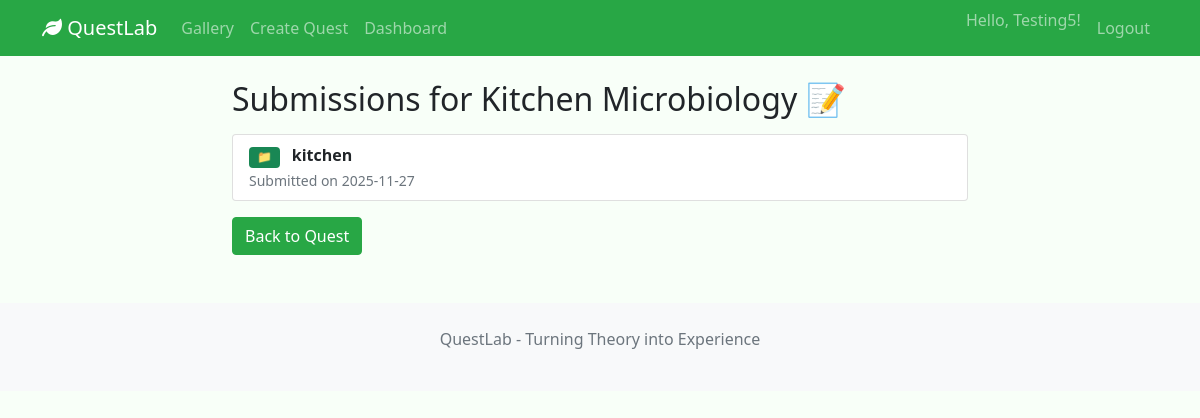
Page /submissions/396f2b0b-7b74-4de9-89d2-9461ad69b9dd (signed in) on the committed database.
### app/models/user.py (models this page shows, shortened)
class User(db.Model, UserMixin):
    __tablename__ = 'users'
    id = db.Column(db.Integer, primary_key=True)
    username = db.Column(db.String(80), unique=True, nullable=False)
    password_hash = db.Column(db.String(128), nullable=False)
    role = db.Column(db.String(20), nullable=False, default='learner')
    submissions = db.relationship('Submission', backref='user', lazy=True)

### app/models/quest.py (models this page shows, shortened)
class Quest(db.Model):
    __tablename__ = 'quests'
    id = db.Column(db.String(36), primary_key=True, default=generate_uuid)
    title = db.Column(db.String(200), nullable=False)
    description = db.Column(db.Text)
    tags = db.Column(db.Text)
    created_at = db.Column(db.DateTime, default=datetime.utcnow)
    published = db.Column(db.Boolean, default=False)
    tasks = db.relationship('Task', backref='quest', lazy='dynamic',
                          cascade='all, delete-orphan', order_by='Task.task_order')

### app/models/submission.py (models this page shows, shortened)
class Submission(db.Model):
    __tablename__ = 'submissions'
    id = db.Column(db.String(36), primary_key=True, default=lambda: str(uuid.uuid4()))
    quest_id = db.Column(db.String(36), nullable=False)
    task_id = db.Column(db.String(36), nullable=False)
    media_filename = db.Column(db.String(255))
    reflection_text = db.Column(db.Text)
    submitted_at = db.Column(db.DateTime, default=datetime.utcnow)
    user_id = db.Column(db.Integer, db.ForeignKey('users.id'), nullable=True)

### app/routes/submission_routes.py (the view, shortened to what this page needs)
@submission_bp.route('/submissions/<quest_id>')
@login_required
def view_submissions(quest_id):
    submissions = SubmissionService.get_submissions_by_quest(quest_id)
    quest = QuestService.get_quest_by_id(quest_id)
    if not quest:
        flash('Quest not found', 'error')
        current_app.logger.warning("submission.view.quest_missing user_id=%s quest_id=%s", current_user.id, quest_id)
        return redirect(url_for('quest.gallery'))
    current_app.logger.info("submission.view user_id=%s quest_id=%s count=%s", current_user.id, quest_id, len(submissions))
    return render_template('view_submissions.html', quest=quest, submissions=submissions)

### app/services/quest_service.py (called while the page is built)
    @staticmethod
    def get_quest_by_id(quest_id):
        return Quest.query.get(quest_id)

### app/services/submission_service.py (called while the page is built)
    @staticmethod
    def get_submissions_by_quest(quest_id):
        return Submission.query.filter_by(quest_id=quest_id).all()

### app/utils/logging.py (called while the page is built)
    def filter(self, record: logging.LogRecord) -> bool:
        if has_request_context():
            record.ip = request.remote_addr or "unknown"
            record.user_agent = (request.user_agent.string or "").replace("\n", " ")
            record.method = request.method
            record.path = request.path
            record.req_id = getattr(g, "request_id", None)
        else:
            record.ip = None
            record.user_agent = None
            record.method = None
            record.path = None
            record.req_id = None
        return True

    def format(self, record: logging.LogRecord) -> str:
        base = {
            "ts": datetime.now(timezone.utc).isoformat(),
            "level": record.levelname,
            "logger": record.name,
            "message": record.getMessage(),
            "ip": getattr(record, "ip", None),
            "user_agent": getattr(record, "user_agent", None),
            "method": getattr(record, "method", None),
            "path": getattr(record, "path", None),
            "req_id": getattr(record, "req_id", None),
        }
        if record.exc_info:
            base["exc_info"] = self.formatException(record.exc_info)
        return json.dumps(base, ensure_ascii=False)

### app/templates/view_submissions.html
{% extends "base.html" %}
{% block content %}
<div class="row justify-content-center mt-4">
  <div class="col-lg-8">
    <h2 class="mb-3">Submissions for {{ quest.title }} <span aria-label="memo" role="img">📝</span></h2>
    {% if submissions %}
      <ul class="list-group">
        {% for sub in submissions %}
          <li class="list-group-item">
            <div class="d-flex justify-content-between align-items-start">
              <div>
                {% if sub.media_filename %}
                  <span class="badge bg-success me-2">📁</span>
                {% endif %}
                <strong>{{ sub.reflection_text }}</strong>
                <br />
                <small class="text-muted">Submitted on {{ sub.submitted_at.strftime('%Y-%m-%d') }}</small>
              </div>
            </div>
          </li>
        {% endfor %}
      </ul>
    {% else %}
      <div class="alert alert-info">No submissions yet for this quest.</div>
    {% endif %}
    <a href="{{ url_for('quest.quest_detail', quest_id=quest.id) }}" class="btn btn-primary mt-3">Back to Quest</a>
  </div>
</div>
{% endblock %}

### app/templates/base.html (shortened to what this page needs)
<!DOCTYPE html>
<html lang="en">
  <head>
    <link
      href="https://cdn.jsdelivr.net/npm/bootstrap@5.1.3/dist/css/bootstrap.min.css"
      rel="stylesheet"
    />
    <link
      href="https://cdnjs.cloudflare.com/ajax/libs/font-awesome/6.0.0/css/all.min.css"
      rel="stylesheet"
    />
  </head>
  <body>
    <nav class="navbar navbar-expand-lg navbar-dark bg-success">
      <div class="container">
        <a class="navbar-brand" href="{{ url_for('quest.gallery') }}">
          <i class="fas fa-leaf"></i> QuestLab
        </a>
        <div class="collapse navbar-collapse" id="navbarNav">
          <ul class="navbar-nav me-auto mb-2 mb-lg-0">
            <li class="nav-item">
              <a class="nav-link" href="{{ url_for('quest.gallery') }}"
                >Gallery</a
              >
            </li>
            {% if current_user.is_authenticated and current_user.role in
            ['educator', 'both'] %}
            <li class="nav-item">
              <a class="nav-link" href="{{ url_for('quest.create_quest') }}"
                >Create Quest</a
              >
            </li>
            {% endif %} {% if current_user.is_authenticated %}
            <li class="nav-item">
              <a class="nav-link" href="{{ url_for('submission.dashboard') }}"
                >Dashboard</a
              >
            </li>
            {% endif %}
          </ul>
          <ul class="navbar-nav">
            {% if current_user.is_authenticated %}
            <li class="nav-item">
              <span class="navbar-text me-2"
                >Hello, {{ current_user.username }}!</span
              >
            </li>
            <li class="nav-item">
              <a class="nav-link" href="{{ url_for('auth.logout') }}">Logout</a>
            </li>
            {% endif %}
          </ul>
        </div>
      </div>
    </nav>
    <main class="container mt-4">
       {% block content %}{% endblock %}
    </main>
    <footer class="bg-light mt-5 py-4">
      <div class="container text-center">
        <p class="text-muted">QuestLab - Turning Theory into Experience</p>
      </div>
    </footer>
  </body>
</html>

### app/templates/base.html (style rules this page uses)
:root { --bs-primary: #28a745; --bs-secondary: #198754; }
body { background-color: #f8fff8; }
.navbar { background-color: var(--bs-primary) !important; }
.btn-primary { background-color: var(--bs-primary) !important; border-color: var(--bs-primary) !important; }

### rows in the picture
User: username "Testing5"
Quest: title "Kitchen Microbiology"
Submission: reflection_text "kitchen", submitted_at "2025-11-27"
